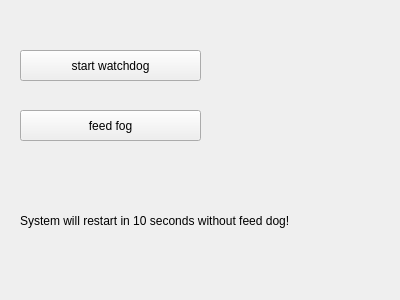
<?xml version="1.0" encoding="UTF-8"?>
<ui version="4.0">
 <class>qtwatchdog</class>
 <widget class="QWidget" name="qtwatchdog">
  <property name="geometry">
   <rect>
    <x>0</x>
    <y>0</y>
    <width>400</width>
    <height>300</height>
   </rect>
  </property>
  <property name="windowTitle">
   <string>qtwatchdog</string>
  </property>
  <widget class="QPushButton" name="start_pushButton">
   <property name="geometry">
    <rect>
     <x>20</x>
     <y>50</y>
     <width>181</width>
     <height>31</height>
    </rect>
   </property>
   <property name="text">
    <string>start watchdog</string>
   </property>
  </widget>
  <widget class="QPushButton" name="feed_pushButton">
   <property name="geometry">
    <rect>
     <x>20</x>
     <y>110</y>
     <width>181</width>
     <height>31</height>
    </rect>
   </property>
   <property name="text">
    <string>feed fog</string>
   </property>
  </widget>
  <widget class="QLabel" name="label">
   <property name="geometry">
    <rect>
     <x>20</x>
     <y>200</y>
     <width>361</width>
     <height>41</height>
    </rect>
   </property>
   <property name="text">
    <string>System will restart in 10 seconds without feed dog!</string>
   </property>
  </widget>
 </widget>
 <layoutdefault spacing="6" margin="11"/>
 <resources/>
 <connections/>
</ui>
